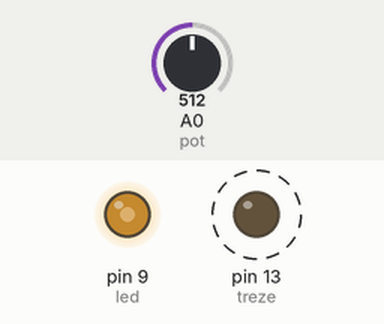
Recording of a sketch running on a simulated Arduino Uno, built with avr-gcc and run on an emulated ATmega328P. On the bench: output pins drawn as LEDs (lit = HIGH). Dashed ring = blinking. Inputs (shaded band) come from the test bench; at power-on: A0 (pot) = 512.

Above: at 1.25 s.
1.3 s: A0 (pot) set to 716
At 1.55 s:
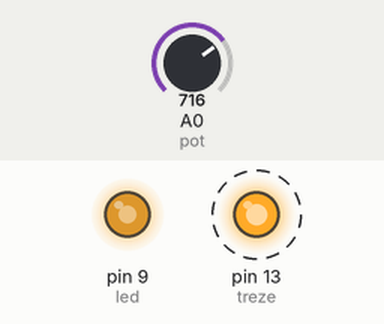
4.3 s: A0 (pot) set to 900
At 4.55 s:
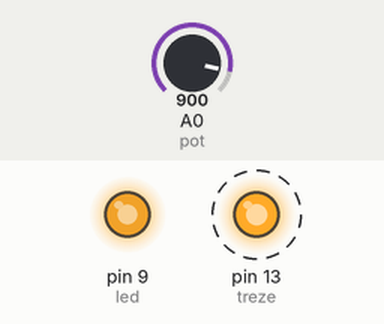
7.3 s: A0 (pot) set to 511
At 7.55 s:
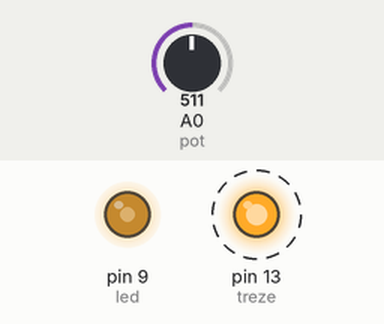
10.3 s: A0 (pot) set to 122
At 10.55 s:
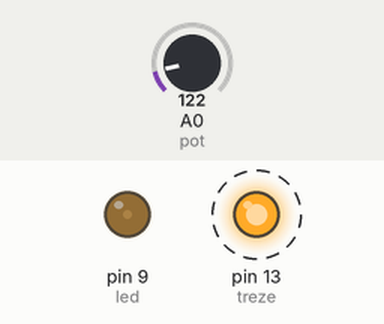
13.3 s: A0 (pot) set to 0
At 13.45 s:
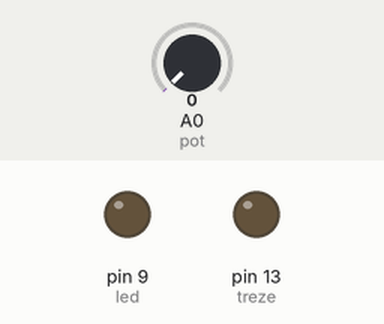
Timing chart, 0 to 34.3 s (numbered marks = the images above; inputs shaded):
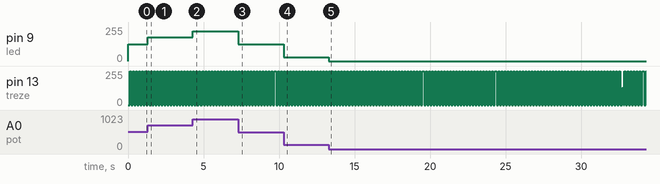

Measured:
- after the input at 1.3 s, pin 9 (led): 127/255 → 178/255 at once
- after the input at 4.3 s, pin 9 (led): 178/255 → 224/255 at once
- after the input at 7.3 s, pin 9 (led): 224/255 → 127/255 at once
- after the input at 10.3 s, pin 9 (led): 127/255 → 30/255 at once
- after the input at 13.3 s, pin 9 (led): 30/255 → 0/255 at once

The sketch:

potenciometro.ino
```cpp
#define treze 13

#define led 9
#define pot A0

int val;

int interval = 100;
int cur, prev = 0;
int valLed = LOW;

void setup() {
  pinMode(led, OUTPUT);
  pinMode(treze, OUTPUT);
}

void loop() {

  val = analogRead(pot);
  val = map(val, 0, 1023, 0, 255);
  analogWrite(led, val);

  cur = millis();
  if(cur >= prev + interval) {
      valLed = (valLed == HIGH) ? LOW : HIGH;
      digitalWrite(treze, valLed);
      prev = cur;
  }
}
```
